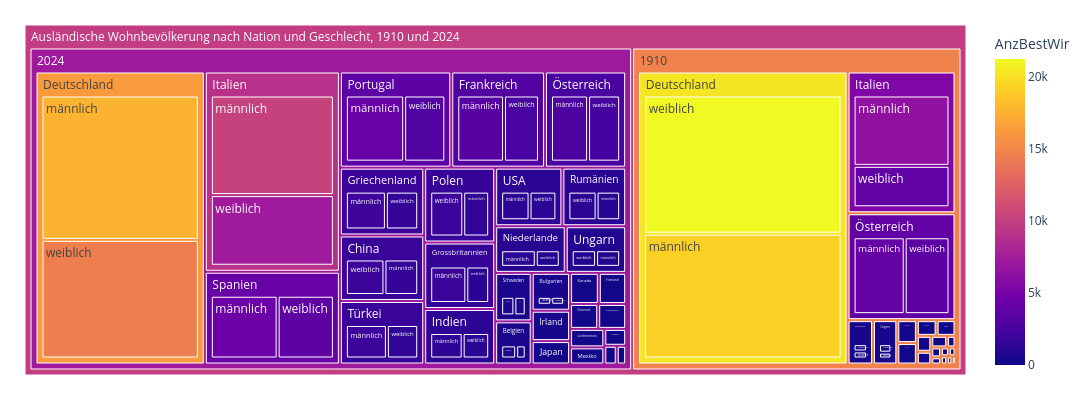

The notebook cell saved with this chart:
### Code cell
treeMap1 = mypy_dv.plot_px_treemap(
    data=myTM.reset_index()
    ,levels=['Jahr_nbr','NationHistLang','SexLang']
    ,values="AnzBestWir"
    ,color="AnzBestWir"
    #, color_continuous_scale='Blues'
    ,color_discrete_map={'(?)':'lightgrey', 'Wohnen':'lightblue'}   
    ,height=400
    ,width=1100               
    #,margin_val_bottom=25
    ,myHeaderTitle="Ausländische Wohnbevölkerung nach Nation und Geschlecht, "+str(myTM.reset_index().Jahr_nbr.min()) +" und " +str(myTM.reset_index().Jahr_nbr.max())
)
treeMap1

### Figure 1 — Plotly figure (JSON) as saved in the notebook; plotly's stock layout.template omitted (floating-point values rounded to 4 significant figures; data arrays with more than 128 entries replaced by an {"elided": "..."} marker saying what was removed)
{"data": [{"branchvalues": "total", "customdata": {"elided": "153x1 float values"}, "domain": {"x": [0, 1], "y": [0, 1]}, "hovertemplate": "%{label}<br><br>Anzahl:<br>%{value}<extra></extra>", "ids": {"elided": "153 str values"}, "labels": {"elided": "153 str values"}, "marker": {"coloraxis": "coloraxis", "colors": {"elided": "153 float values"}}, "name": "", "parents": {"elided": "153 str values"}, "root": {"color": "grey"}, "type": "treemap", "values": {"elided": "153 int values"}}], "layout": {"coloraxis": {"colorbar": {"title": {"text": "AnzBestWir"}}, "colorscale": [[0, "#0d0887"], [0.1111, "#46039f"], [0.2222, "#7201a8"], [0.3333, "#9c179e"], [0.4444, "#bd3786"], [0.5556, "#d8576b"], [0.6667, "#ed7953"], [0.7778, "#fb9f3a"], [0.8889, "#fdca26"], [1, "#f0f921"]]}, "height": 400, "legend": {"tracegroupgap": 0}, "margin": {"b": 25, "l": 25, "r": 25, "t": 25}, "width": 1100}}
